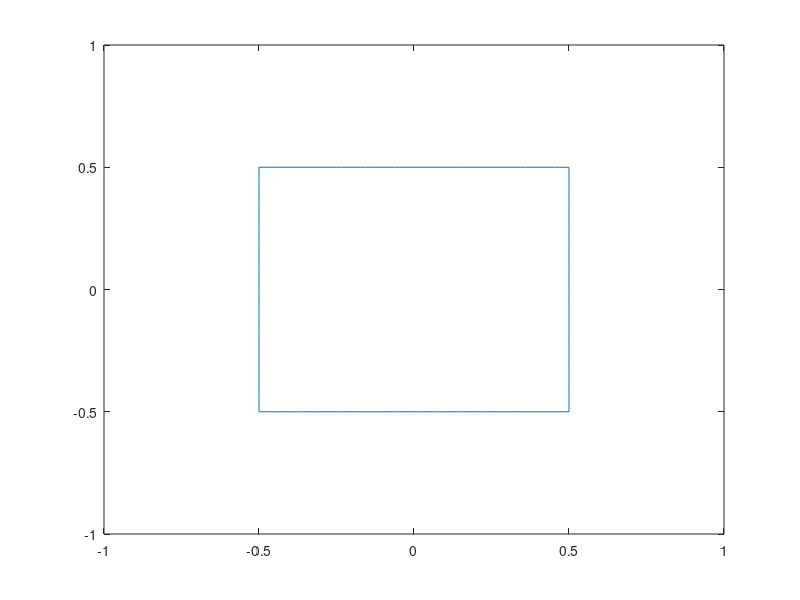

Here is the MATLAB script that generated this plot:
clear all
close all
clc

Vf = fopen('star.run','w');

a=1;
ns=256;
l=4*a;
n=256+1;dn=(n-1)/8;

xs0=zeros(n,1);
ys0=zeros(n,1);
curv=zeros(n,1);
alfa=zeros(n,1);

dx=l/ns;


for i=1:dn+1
    xs0(i)=a/2;
    ys0(i)=(i-1)*dx;
end
for i=dn+2:3*dn+1
    xs0(i)=a/2-(i-dn-1)*dx;
    ys0(i)=a/2;
end
for i=3*dn+2:5*dn+1
    xs0(i)=-a/2;
    ys0(i)=a/2-(i-3*dn-1)*dx;
end
for i=5*dn+2:7*dn+1
    xs0(i)=-a/2+(i-5*dn-1)*dx;
    ys0(i)=-a/2;
end
for i=7*dn+2:n
    xs0(i)=a/2;
    ys0(i)=-a/2+(i-7*dn-1)*dx;
end

plot(xs0,ys0);
axis([-1 1 -1 1])
fprintf(Vf,'xs0\t ys0\t curv\t\n');
for i=1:n
    fprintf(Vf,'%16.12f %16.12f %16.12f\n',xs0(i),ys0(i),curv(i));
end

fclose(Vf);
